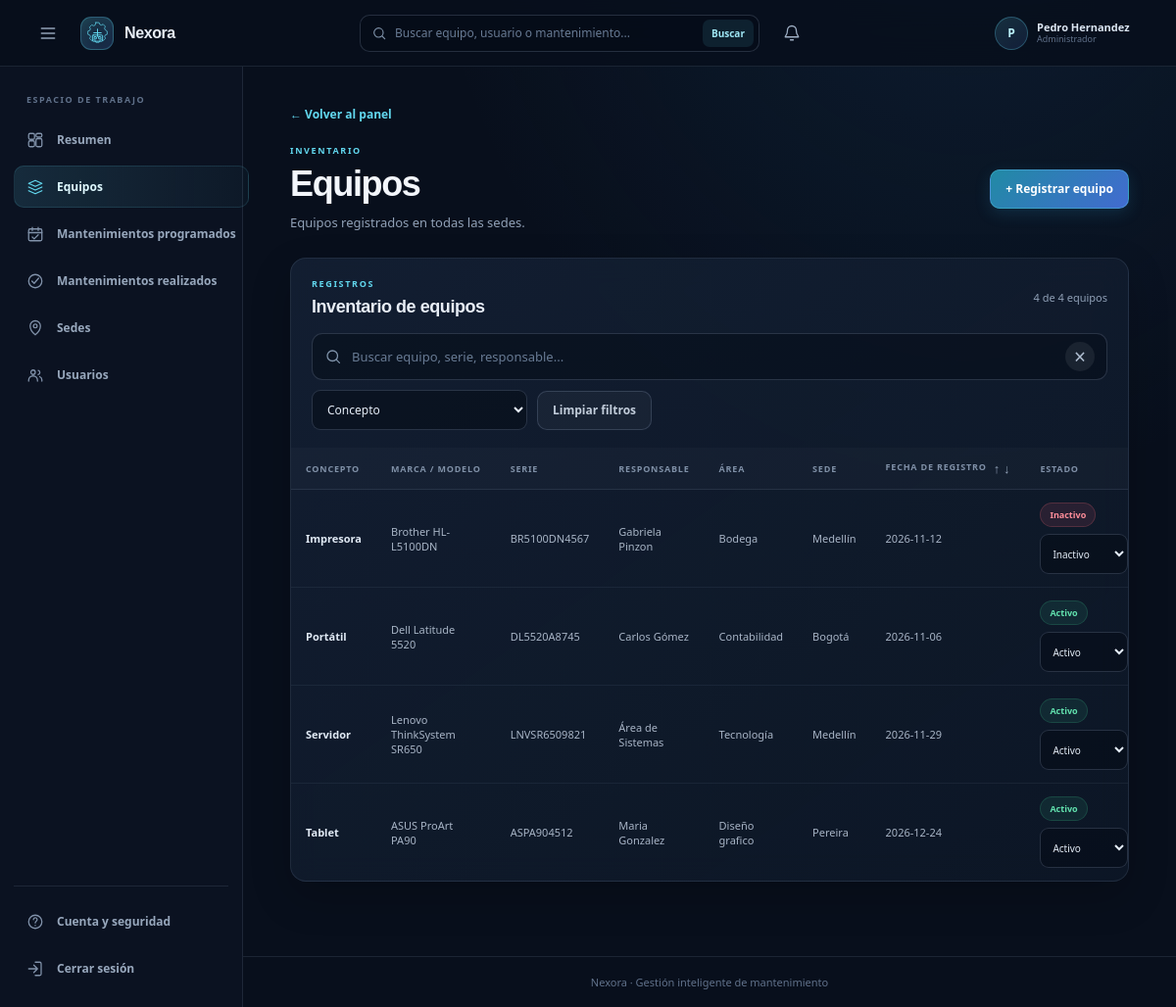
Page /equipment (signed in) on the committed database.
### tables this page shows
CREATE TABLE usuarios(
                id INTEGER PRIMARY KEY AUTOINCREMENT,
                username TEXT NOT NULL UNIQUE COLLATE NOCASE,
                password_hash TEXT NOT NULL,
                role TEXT NOT NULL CHECK(role IN ('admin', 'user')),
                is_active INTEGER NOT NULL DEFAULT 1 CHECK(is_active IN (0, 1)),
                session_version INTEGER NOT NULL DEFAULT 0
            , display_name TEXT NOT NULL DEFAULT '', sede_id INTEGER REFERENCES sedes(id));

CREATE TABLE equipos(
                id INTEGER PRIMARY KEY AUTOINCREMENT,
                nombre TEXT NOT NULL,
                marca TEXT,
                modelo TEXT,
                serial TEXT UNIQUE,
                usuario TEXT,
                area TEXT,
                fecha_registro TEXT,
                estado TEXT
            , sede_id INTEGER);

CREATE TABLE sedes(
                id INTEGER PRIMARY KEY AUTOINCREMENT,
                nombre TEXT NOT NULL UNIQUE COLLATE NOCASE,
                fecha_creacion TEXT
            );

### web.py (the view)
    @app.get("/equipment")
    @login_required
    def equipment_list():
        query = request.args.get("q", "").strip()
        field = request.args.get("field", "nombre")
        if field not in mantenimiento.EQUIPMENT_SEARCH_FIELDS:
            field = "nombre"
        sort = request.args.get("sort", "")
        if sort != "fecha_registro":
            sort = ""
        order = request.args.get("order", "desc")
        if order not in {"asc", "desc"}:
            order = "desc"
        equipment = mantenimiento.filter_equipment(
            query,
            app.config["DATABASE_PATH"],
            field,
        )
        if sort:
            equipment.sort(
                key=lambda item: (item["fecha_registro"] or "", item["id"]),
                reverse=order == "desc",
            )
        locations = mantenimiento.list_locations(app.config["DATABASE_PATH"])
        maintenance = mantenimiento.list_maintenance(app.config["DATABASE_PATH"])
        equipment_with_history = {row["equipo_id"] for row in maintenance}
        return render_template(
            "equipment_list.html",
            equipment=equipment,
            equipment_with_history=equipment_with_history,
            locations=locations,
            query=query,
            field=field,
            sort=sort,
            order=order,
            total_equipment=mantenimiento.list_equipment(app.config["DATABASE_PATH"]),
        )

### mantenimiento.py (called while the page is built, shortened)
def _connect(database_path=None):
    path = Path(database_path) if database_path else get_database_path()
    path.parent.mkdir(parents=True, exist_ok=True)
    connection = sqlite3.connect(path)
    connection.row_factory = sqlite3.Row
    connection.execute("PRAGMA foreign_keys = ON")
    return connection

@contextmanager
def _database(database_path=None):
    connection = _connect(database_path)
    try:
        with connection:
            yield connection
    finally:
        connection.close()

def list_equipment(database_path=None):
    initialize_database(database_path)
    with _database(database_path) as connection:
        return connection.execute(
            """
            SELECT equipos.*, sedes.nombre AS sede_nombre
            FROM equipos
            LEFT JOIN sedes ON sedes.id = equipos.sede_id
            ORDER BY equipos.nombre COLLATE NOCASE, equipos.id
            """
        ).fetchall()

def filter_equipment(query="", database_path=None, field="all"):
    equipment = list_equipment(database_path)
    query = query.strip().lower()
    if not query:
        return equipment

def list_locations(database_path=None):
    initialize_database(database_path)
    with _database(database_path) as connection:
        return connection.execute(
            """
            SELECT sedes.*,
                   COUNT(equipos.id) AS equipment_count
            FROM sedes
            LEFT JOIN equipos ON equipos.sede_id = sedes.id
            GROUP BY sedes.id
            ORDER BY sedes.nombre COLLATE NOCASE
            """
        ).fetchall()

def list_maintenance(database_path=None):
    initialize_database(database_path)
    with _database(database_path) as connection:
        return connection.execute(
            """
            SELECT mantenimientos.*, equipos.nombre AS equipo
            FROM mantenimientos
            INNER JOIN equipos ON equipos.id = mantenimientos.equipo_id
            ORDER BY mantenimientos.fecha DESC, mantenimientos.id DESC
            """
        ).fetchall()

### web.py (called while the page is built)
@contextmanager
def _user_database(database_path):
    connection = sqlite3.connect(database_path)
    connection.row_factory = sqlite3.Row
    connection.execute("PRAGMA foreign_keys = ON")
    try:
        with connection:
            yield connection
    finally:
        connection.close()

### templates/equipment_list.html (shortened to what this page needs)
{% extends "base.html" %}
{% block content %}
<a class="back-link" href="{{ url_for('dashboard') }}">← Volver al panel</a>
<section class="page-heading">
  <div><div class="eyebrow">INVENTARIO</div><h1>Equipos</h1><p class="muted">Equipos registrados en todas las sedes.</p></div>
  <a class="button button-primary" href="{{ url_for('new_equipment') }}">+ Registrar equipo</a>
</section>
<section class="panel">
  <div class="section-heading"><div><div class="eyebrow">REGISTROS</div><h2>Inventario de equipos</h2></div><span class="count">{{ equipment|length }} de {{ total_equipment|length }} equipos</span></div>
  <form method="get" action="{{ url_for('equipment_list') }}" class="equipment-filter">
    <div class="equipment-search-box">
      <svg viewBox="0 0 24 24" aria-hidden="true"><circle cx="11" cy="11" r="7"/><path d="m16.5 16.5 4 4"/></svg>
      <input id="equipment-search" type="search" name="q" value="{{ query }}" placeholder="Buscar equipo, serie, responsable..." aria-label="Buscar equipo, serie, responsable" lang="es" spellcheck="true" data-spanish-autocorrect>
      <button class="equipment-search-clear" type="button" aria-label="Borrar búsqueda" title="Borrar búsqueda" data-clear-equipment-search>×</button>
    </div>
    <select id="equipment-field" name="field" aria-label="Buscar por">
      <option value="nombre" {% if field == "nombre" %}selected{% endif %}>Concepto</option>
    </select>
    <a class="button button-quiet equipment-filter-reset" href="{{ url_for('equipment_list') }}">Limpiar filtros</a>
  </form>
  {% if equipment %}
  <div class="table-scroll">
    <table>
      <thead><tr><th>Concepto</th><th>Marca / modelo</th><th>Serie</th><th>Responsable</th><th>Área</th><th>Sede</th><th>Fecha de registro <span class="date-sort-arrows"><a class="{% if sort == 'fecha_registro' and order == 'asc' %}is-active{% endif %}" href="{{ url_for('equipment_list', q=query or None, field=field, sort='fecha_registro', order='asc') }}" aria-label="Ordenar de la más antigua a la más reciente" title="Más antigua primero">↑</a><a class="{% if sort == 'fecha_registro' and order == 'desc' %}is-active{% endif %}" href="{{ url_for('equipment_list', q=query or None, field=field, sort='fecha_registro', order='desc') }}" aria-label="Ordenar de la más reciente a la más antigua" title="Más reciente primero">↓</a></span></th><th>Estado</th><th></th></tr></thead>
      <tbody>
        {% for item in equipment %}
        <tr>
          <td class="strong">{{ item.nombre }}</td><td>{{ item.marca or "—" }} {{ item.modelo or "" }}</td><td>{{ item.serial or "—" }}</td><td>{{ item.usuario or "—" }}</td><td>{{ item.area or "—" }}</td><td>{{ item.sede_nombre or "Sin sede" }}</td><td>{{ item.fecha_registro or "—" }}</td>
          <td>
            <span class="badge {% if item.estado and item.estado|lower == 'inactivo' %}badge-red{% else %}badge-green{% endif %}">{{ item.estado or "Activo" }}</span>
            <form class="equipment-status-form" method="post" action="{{ url_for('update_equipment_status', equipment_id=item.id) }}">
              <select id="equipment-status-{{ item.id }}" name="estado" aria-label="Estado de {{ item.nombre }}">
                <option value="Activo" {% if not item.estado or item.estado|lower == "activo" %}selected{% endif %}>Activo</option>
                <option value="Inactivo" {% if item.estado and item.estado|lower == "inactivo" %}selected{% endif %}>Inactivo</option>
              </select>
            </form>
          </td>
        </tr>
        {% endfor %}
      </tbody>
    </table>
  </div>
  {% else %}
  <div class="empty-state"><h3>Aún no hay equipos</h3><p>Registra el primer equipo para comenzar.</p><a class="button button-primary" href="{{ url_for('new_equipment') }}">Registrar equipo</a></div>
  {% endif %}
</section>
{% endblock %}

### templates/base.html (shortened to what this page needs)
<!doctype html>
<html lang="es">
<head>
  <link rel="stylesheet" href="{{ url_for('static', filename='theme.css') }}">
</head>
<body class="{% if current_user %}has-sidebar{% endif %}">
  <header class="topbar">
    {% if current_user %}
      <button class="sidebar-toggle" type="button" aria-controls="app-sidebar" aria-expanded="true" aria-label="Contraer menú" data-sidebar-toggle>
        <svg viewBox="0 0 24 24" aria-hidden="true"><path d="M4 6h16M4 12h16M4 18h16"/></svg>
      </button>
    {% endif %}
    <a class="brand" href="{{ url_for('dashboard') if current_user else url_for('login') }}">
      <span class="brand-mark" aria-hidden="true">
      </span>
      <span>Nexora</span>
    </a>
    {% if current_user %}
      <form class="topbar-search" method="get" action="{{ url_for('search') }}" role="search">
        <svg viewBox="0 0 24 24" aria-hidden="true"><circle cx="11" cy="11" r="7"/><path d="m16.5 16.5 4 4"/></svg>
        <input type="search" name="q" value="{{ query if query is defined else '' }}" placeholder="Buscar equipo, usuario o mantenimiento..." aria-label="Buscar equipo, usuario o mantenimiento">
        <button type="submit">Buscar</button>
      </form>
      <div class="notification-menu">
        <button class="notification-button" type="button" aria-label="{{ notifications|length }} notificaciones" aria-expanded="false" data-notification-toggle>
          <svg viewBox="0 0 24 24" aria-hidden="true"><path d="M18 8a6 6 0 0 0-12 0c0 7-3 7-3 9h18c0-2-3-2-3-9Z"/><path d="M10 21h4"/></svg>
        </button>
      </div>
      <span class="topbar-user">
        <span class="profile-avatar" aria-hidden="true">{{ (current_user['display_name'] or current_user['username'])[0]|upper }}</span>
        <span class="profile-copy">
          <strong>{{ current_user['display_name'] or current_user['username'] }}</strong>
          <small>{% if current_user['role'] == 'admin' %}Administrador{% else %}Usuario{% endif %}</small>
        </span>
      </span>
    {% endif %}
  </header>
  {% if current_user %}
    <aside class="sidebar" id="app-sidebar" aria-label="Navegación principal">
      <div class="sidebar-caption">ESPACIO DE TRABAJO</div>
      <nav class="sidebar-nav">
        <a class="sidebar-link {% if request.endpoint == 'dashboard' %}is-active{% endif %}" href="{{ url_for('dashboard') }}">
          <svg viewBox="0 0 24 24" aria-hidden="true"><rect x="3" y="3" width="8" height="8" rx="2"/><rect x="13" y="3" width="8" height="5" rx="2"/><rect x="13" y="10" width="8" height="11" rx="2"/><rect x="3" y="13" width="8" height="8" rx="2"/></svg><span>Resumen</span>
        </a>
        <a class="sidebar-link {% if request.endpoint == 'equipment_list' %}is-active{% endif %}" href="{{ url_for('equipment_list') }}">
          <svg viewBox="0 0 24 24" aria-hidden="true"><path d="m3 7 9-4 9 4-9 4-9-4Z"/><path d="M3 12l9 4 9-4M3 17l9 4 9-4"/></svg><span>Equipos</span>
        </a>
        <a class="sidebar-link {% if request.endpoint == 'scheduled_maintenances' %}is-active{% endif %}" href="{{ url_for('scheduled_maintenances') }}">
          <svg viewBox="0 0 24 24" aria-hidden="true"><rect x="3" y="5" width="18" height="16" rx="2"/><path d="M8 3v4M16 3v4M3 10h18"/><path d="m8 16 2.5 2.5L16 13"/></svg><span>Mantenimientos programados</span>
        </a>
        <a class="sidebar-link {% if request.endpoint == 'completed_maintenances' %}is-active{% endif %}" href="{{ url_for('completed_maintenances') }}">
          <svg viewBox="0 0 24 24" aria-hidden="true"><circle cx="12" cy="12" r="9"/><path d="m7.5 12 3 3 6-7"/></svg><span>Mantenimientos realizados</span>
        </a>
        {% if current_user['role'] == 'admin' %}
          <a class="sidebar-link {% if request.endpoint == 'locations' %}is-active{% endif %}" href="{{ url_for('locations') }}">
            <svg viewBox="0 0 24 24" aria-hidden="true"><path d="M12 21s7-5.2 7-12a7 7 0 1 0-14 0c0 6.8 7 12 7 12Z"/><circle cx="12" cy="9" r="2.5"/></svg><span>Sedes</span>
          </a>
        {% endif %}
        {% if current_user['role'] == 'admin' %}
          <a class="sidebar-link {% if request.endpoint == 'users' %}is-active{% endif %}" href="{{ url_for('users') }}">
            <svg viewBox="0 0 24 24" aria-hidden="true"><circle cx="9" cy="8" r="3"/><path d="M3 20v-1a6 6 0 0 1 12 0v1M16 5.5a3 3 0 0 1 0 5.8M18 14a5 5 0 0 1 3 4.5V20"/></svg><span>Usuarios</span>
          </a>
        {% endif %}
      </nav>
      <div class="sidebar-bottom">
        <a class="sidebar-link {% if request.endpoint == 'change_own_password' %}is-active{% endif %}" href="{{ url_for('change_own_password') }}">
          <svg viewBox="0 0 24 24" aria-hidden="true"><circle cx="12" cy="12" r="9"/><path d="M9.5 9a2.5 2.5 0 1 1 4.2 1.8c-1.1 1-1.7 1.3-1.7 2.7M12 17h.01"/></svg><span>Cuenta y seguridad</span>
        </a>
        <form method="post" action="{{ url_for('logout') }}">
          <button class="sidebar-link sidebar-logout" type="submit">
            <svg viewBox="0 0 24 24" aria-hidden="true"><path d="M10 17l5-5-5-5M15 12H3"/><path d="M12 3h6a2 2 0 0 1 2 2v14a2 2 0 0 1-2 2h-6"/></svg><span>Cerrar sesión</span>
          </button>
        </form>
      </div>
    </aside>
  {% endif %}
  <main class="page">
    {% block content %}{% endblock %}
  </main>
  <footer class="footer">Nexora · Gestión inteligente de mantenimiento</footer>
</body>
</html>

### rows in the picture
usuarios: display_name "P", display_name "Pedro Hernandez"
equipos: nombre "Impresora", marca "Brother", modelo "HL-L5100DN", serial "BR5100DN4567", usuario "Gabriela Pinzon", area "Bodega", nombre "Medellín", fecha_registro "2026-11-12", estado "Inactivo"
equipos: nombre "Portátil", marca "Dell", modelo "Latitude 5520", serial "DL5520A8745", usuario "Carlos Gómez", area "Contabilidad", nombre "Bogotá", fecha_registro "2026-11-06", estado "Activo"
equipos: nombre "Servidor", marca "Lenovo", modelo "ThinkSystem SR650", serial "LNVSR6509821", usuario "Área de Sistemas", area "Tecnología", nombre "Medellín", fecha_registro "2026-11-29", estado "Activo"
equipos: nombre "Tablet", marca "ASUS", modelo "ProArt PA90", serial "ASPA904512", usuario "Maria Gonzalez", area "Diseño grafico", nombre "Pereira", fecha_registro "2026-12-24", estado "Activo"

### other values in the picture
{{ equipment|length }} "4"
{{ total_equipment|length }} "4"
